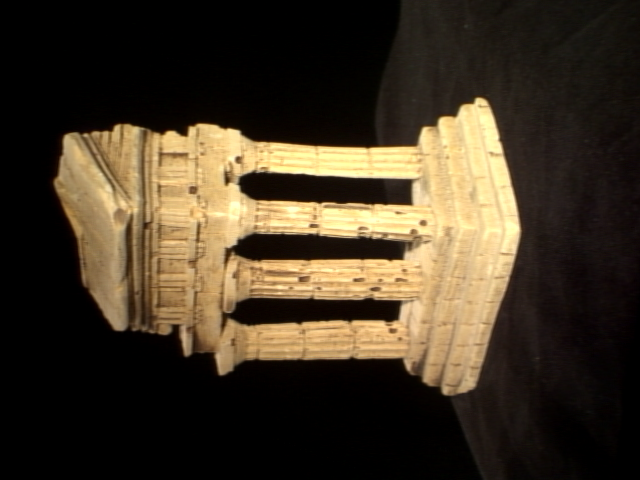
#> input picture hw3/data/im1.png, 640 x 480 px
$ jupyter execute --allow-errors '3D Reconstruction.ipynb'
#> lines starting #> are read from the running program, lines starting #| are printed output that depends on the picture
#> (reads hw3/data/some_corresp.npz from the repository)
#> (reads hw3/data/intrinsics.npz from the repository)
#> further down, im1 is the input picture: shape (480, 640, 3) float32; mean R, G, B 0.256, 0.211, 0.145
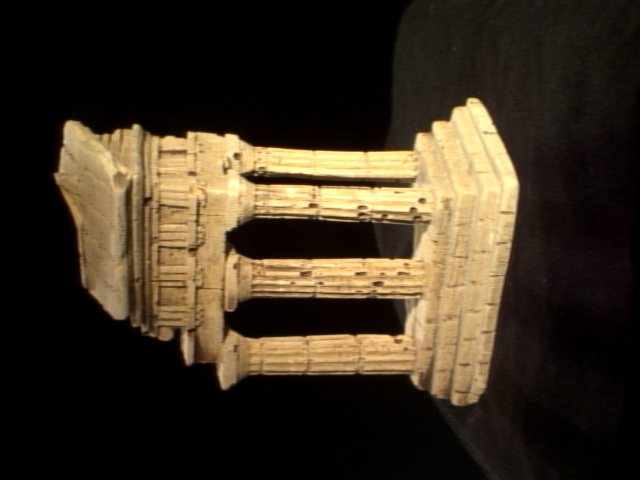
#> input picture hw3/data/im2.png, 640 x 480 px
#> further down, im2 is the input picture: shape (480, 640, 3) float32; mean R, G, B 0.238, 0.193, 0.13
# 16-385 Computer Vision

## Programming Assignment 3: 3D Reconstruction

In this assignment, you will be implementing an algorithm to reconstruct a 3D point cloud from a pair of images taken at different points of view. Specifically, you will implement the 8-point algorithm, triangulation, and other techniques to find and visualize 3D locations of corresponding image points.

---
## Instructions

1. **Integrity and collaboration:** Students are encouraged to work in groups but each student must submit their own work. If you work as a group, include the names of your collaborators in your write up. Code should NOT be shared or copied. Please DO NOT use external code unless permitted. Plagiarism is strongly prohibited and may lead to failure of this course.

2. **Start early!** Especially those not familiar with Python.

3. **Questions:** If you have any questions, please look at Piazza first. Other students may have encountered the same problem, and it may be solved already. If not, post your question on the discussion board. Teaching staff will respond as soon as possible.

4. **File paths:** Excluding the assignment setup, please make sure that any file paths that you use are relative and not absolute. Not `cv2.imread('/content/drive/MyDrive/hw1/data/xyz.jpg')` but `cv2.imread('./data/xyz.jpg')`.

5. **Submission:** Handing in your assignments involves **two** separate submissions via Gradescope: one for your code + results, and one for a pdf version of your code showing any requested results. The submission time will be the later of the two timestamps associated with these submissions. For example, if you submit your full solution before the deadline and submit your write-up 1 day late, your assignment will be considered 1 day late. Once submitted, **double check that the pdf can be viewed from within Gradescope and that you submitted the correct files!!**

### Assignment Setup
Run the next cell to use the bundled files. Local Jupyter uses this repository; Google Colab clones it without requiring Google Drive access.

[cell 1]
from pathlib import Path
import os
import subprocess
import sys

# Find the complete bundle when launched from the repository or an assignment folder.
REPO_ROOT = next((p for p in (Path.cwd(), *Path.cwd().parents)
                  if (p / "requirements.txt").is_file()
                  and all((p / f"hw{i}").is_dir() for i in range(4))), None)
if REPO_ROOT is None and Path("/content").is_dir():
    try:
        import google.colab
    except ImportError:
        pass
    else:
        REPO_ROOT = Path("/content/CMU-16-385-Computer-Vision")
        if not REPO_ROOT.exists():
            subprocess.run(["git", "clone", "--depth", "1",
                            "https://github.com/pedier/CMU-16-385-Computer-Vision.git",
                            str(REPO_ROOT)], check=True)
        subprocess.run([sys.executable, "-m", "pip", "install", "-q", "-r",
                        str(REPO_ROOT / "requirements.txt")], check=True)
#> (the rest of this cell did not finish here and is left out)

[cell 2]
# All assignment assets are already included in this repository.

Now run the following code to import the modules and function definitions you will need for this assignment.

[cell 3]
import os
import numpy as np
import scipy
import scipy.optimize
import matplotlib.pyplot as plt
from mpl_toolkits.mplot3d import Axes3D
import cv2


connections_3d = [[0,1], [1,3], [2,3], [2,0], [4,5], [6,7], [8,9], [9,11], [10,11], [10,8], [0,4], [4,8],
                  [1,5], [5,9], [2,6], [6,10], [3,7], [7,11]]
color_links = [(255,0,0),(255,0,0),(255,0,0),(255,0,0),(0,0,255),(255,0,255),(0,255,0),(0,255,0),(0,255,0),(0,255,0),(0,0,255),(0,0,255),(0,0,255),(0,0,255),(255,0,255),(255,0,255),(255,0,255),(255,0,255)]
colors = ['blue','blue','blue','blue','red','magenta','green','green','green','green','red','red','red','red','magenta','magenta','magenta','magenta']


# [48 lines left out: functions visualize_keypoints, plot_3d_keypoint, not called in this run]


def calc_epi_error(pts1_homo, pts2_homo, F):
    '''
    Helper function to calcualte the sum of squared distance between the
    corresponding points and the estimated epipolar lines.

    pts1_homo \dot F.T \dot pts2_homo = 0

    :param pts1_homo: of shape (num_points, 3); in homogeneous coordinates, not normalized.
    :param pts2_homo: same specification as to pts1_homo.
    :param F: Fundamental matrix
    '''

    line1s = pts1_homo.dot(F.T)
    dist1 = np.square(np.divide(np.sum(np.multiply(
        line1s, pts2_homo), axis=1), np.linalg.norm(line1s[:, :2], axis=1)))

    line2s = pts2_homo.dot(F)
    dist2 = np.square(np.divide(np.sum(np.multiply(
        line2s, pts1_homo), axis=1), np.linalg.norm(line2s[:, :2], axis=1)))

    ress = (dist1 + dist2).flatten()
    return ress


def toHomogenous(pts):
    """
    Adds a stack of ones at the end, to turn a set of points into a set of
    homogeneous points.

    :params pts: in shape (num_points, 2).
    """
    return np.vstack([pts[:,0],pts[:,1],np.ones(pts.shape[0])]).T.copy()


def _epipoles(E):
    """
    gets the epipoles from the Essential Matrix.

    :params E: Essential matrix.
    """
    U, S, V = np.linalg.svd(E)
    e1 = V[-1, :]
    U, S, V = np.linalg.svd(E.T)
    e2 = V[-1, :]
    return e1, e2


def displayEpipolarF(I1, I2, F, points):
    """
    GUI interface you may use to help you verify your calculated fundamental
    matrix F. Select a point I1 in one view, and it should correctly correspond
    to the displayed point in the second view.
    """
    e1, e2 = _epipoles(F)

    sy, sx, _ = I2.shape

    f, [ax1, ax2] = plt.subplots(1, 2, figsize=(12, 9))
    ax1.imshow(I1)
    ax1.set_title('The point you selected:')
    ax2.imshow(I2)
    ax2.set_title('Verify that the corresponding point \n is on the epipolar line in this image')

    plt.sca(ax1)

    colors = ['r','g','b','y','m','k']
    for i, out in enumerate(points):
      x, y = out #[0]

      xc = x
      yc = y
      v = np.array([xc, yc, 1])
      l = F.dot(v)
      s = np.sqrt(l[0]**2+l[1]**2)

      if s==0:
          print('Zero line vector in displayEpipolar')

      l = l/s

      if l[0] != 0:
          ye = sy-1
          ys = 0
          xe = -(l[1] * ye + l[2])/l[0]
          xs = -(l[1] * ys + l[2])/l[0]
      else:
          xe = sx-1
          xs = 0
          ye = -(l[0] * xe + l[2])/l[1]
          ys = -(l[0] * xs + l[2])/l[1]

      # plt.plot(x,y, '*', 'MarkerSize', 6, 'LineWidth', 2);
      ax1.plot(x, y, '*', markersize=6, linewidth=2, color=colors[i%len(colors)])
      ax2.plot([xs, xe], [ys, ye], linewidth=2, color=colors[i%len(colors)])
    plt.draw()


def _singularize(F):
    U, S, V = np.linalg.svd(F)
    S[-1] = 0
    F = U.dot(np.diag(S).dot(V))
    return F

def _objective_F(f, pts1, pts2):
    F = _singularize(f.reshape([3, 3]))
    num_points = pts1.shape[0]
    hpts1 = np.concatenate([pts1, np.ones([num_points, 1])], axis=1)
    hpts2 = np.concatenate([pts2, np.ones([num_points, 1])], axis=1)
    Fp1 = F.dot(hpts1.T)
    FTp2 = F.T.dot(hpts2.T)

    r = 0
    for fp1, fp2, hp2 in zip(Fp1.T, FTp2.T, hpts2):
        r += (hp2.dot(fp1))**2 * (1/(fp1[0]**2 + fp1[1]**2) + 1/(fp2[0]**2 + fp2[1]**2))
    return r

def refineF(F, pts1, pts2):
    f = scipy.optimize.fmin_powell(
        lambda x: _objective_F(x, pts1, pts2), F.reshape([-1]),
        maxiter=100000,
        maxfun=10000,
        disp=False
    )
    return _singularize(f.reshape([3, 3]))


# Used for Epipolar Correspondence
def epipolarMatchGUI(I1, I2, F, points, epipolarCorrespondence):
    e1, e2 = _epipoles(F)

    sy, sx, _ = I2.shape

    f, [ax1, ax2] = plt.subplots(1, 2, figsize=(12, 9))
    ax1.imshow(I1)
    ax1.set_title('The point you selected:')
    ax2.imshow(I2)
    ax2.set_title('Verify that the corresponding point \n is on the epipolar line in this image \nand that the corresponding point matches')

    plt.sca(ax1)

    colors = ['r','g','b','y','m','k']

    for i, out in enumerate(points):
      x, y = out

      xc = int(x)
      yc = int(y)
      v = np.array([xc, yc, 1])
      l = F.dot(v)
      s = np.sqrt(l[0]**2+l[1]**2)

      if s==0:
          print('Zero line vector in displayEpipolar')

      l = l/s

      if l[0] != 0:
          ye = sy-1
          ys = 0
          xe = -(l[1] * ye + l[2])/l[0]
          xs = -(l[1] * ys + l[2])/l[0]
      else:
          xe = sx-1
          xs = 0
          ye = -(l[0] * xe + l[2])/l[1]
          ys = -(l[0] * xs + l[2])/l[1]

      ax1.plot(x, y, '*', markersize=6, linewidth=2, color=colors[i%len(colors)])
      ax2.plot([xs, xe], [ys, ye], linewidth=2, color=colors[i%len(colors)])

      # draw points
      x2, y2 = epipolarCorrespondence(I1, I2, F, xc, yc)
      ax2.plot(x2, y2, 'ro', markersize=8, linewidth=2)
      plt.draw()

---
## Section 1: The Fundamental Matrix

In this part, you will begin by implementing the 8-point algorithm seen in class to estimate the fundamental matrix from corresponding points in two images. Next, given the fundamental matrix and calibrated intrinsics (which are provided) you will compute the essential matrix and use this to compute a 3D metric reconstruction from 2D correspondences using triangulation. Then, you will implement a method to automatically match points taking advantage of epipolar constraints and make a 3D visualization of the results. Finally, you will implement bundle adjustment to further improve your algorithm.

### 1.1 Estimating the Fundamental Matrix with the Eight-point Algorithm (10 points)

In this section, you will estimate the fundamental matrix given a pair of images using the Eight-Point Algorithm. In the $\texttt{data/}$ directory, you will find two images (see Figure 1 below) from the [Middlebury multi-view dataset](http://vision.middlebury.edu/mview/data/), which is used to evaluate the performance of modern 3D reconstruction algorithms.

*Figure 1:* "Temple" images for this assignment.

The 8-point algorithm is arguably the simplest method for estimating the fundamental matrix. For this section, you can use provided correspondences you can find in *data/some_corresp.npz*. Implement the function:
```
F = eightpoint(pts1, pts2, M)
```
where `pts1` and `pts2` are `N x 2` matrices corresponding to the `(x,y)` coordinates of the `N` points in the first and second image, respectively. `M` is a scale parameter, representing the maximum of the image width and height.

- You should scale the data as was discussed in class, by dividing each coordinate by `M` (the maximum of the image's width and height). After computing `F`, you will have to *"unscale"* the fundamental matrix. *Hint:* If $x_{normalized} = \mathbf{T}x$, then $F_{unnormalized} = \mathbf{T}^T \mathbf{F} \mathbf{T}$. You must enforce the singularity condition of `F` before unscaling.

- You may find it helpful to refine the solution by using local minimization.  This probably won't fix a completely broken solution, but may make a good solution better by locally minimizing a geometric cost function. For this, we provide a helper function `refineF` that takes in `F` and the two sets of points, which you can call from `eightpoint` before unscaling `F`.

- Remember that the x-coordinate of a point in the image is its column entry, and y-coordinate is the row entry. Also note that eight-point is just a figurative name, it just means that you need at least 8 points; your algorithm should use an over-determined system (`N > 8` points).

[cell 4]
def eightpoint(pts1, pts2, M):
  '''
  Q1.1: Eight Point Algorithm
  Input:  pts1, Nx2 Matrix
          pts2, Nx2 Matrix
          M, a scalar parameter computed as max(imwidth, imheight)
  Output: F, the fundamental matrix

  HINTS:
  (1) Normalize the input pts1 and pts2 using the matrix T.
  (2) Setup the eight point algorithm's equation.
  (3) Solve for the least square solution using SVD.
  (4) Use the function `_singularize` (provided in the helper functions above) to enforce the singularity condition.
  (5) Use the function `refineF` (provided in the helper functions above) to refine the computed fundamental matrix.
      (Remember to use the normalized points instead of the original points)
  (6) Unscale the fundamental matrix by the lower right corner element
  '''
#> called with pts1 = array of shape (110, 2), pts2 = array of shape (110, 2), M = 640

  # let's first define our T
  T = np.diag([1/M, 1/M, 1])

  pts1_norm = pts1 / M  # (N, 2)
  pts2_norm = pts2 / M  # (N, 2)

  x1, y1 = pts1_norm.T
  x2, y2 = pts2_norm.T

  A = np.vstack([x2 * x1, x2 * y1, x2,
          y2 * x1, y2 * y1, y2,
          x1, y1, np.ones(len(pts1))]).T

  _, _, Vt = np.linalg.svd(A)
  F = Vt[-1].reshape(3, 3)
  F = _singularize(F)
  F = refineF(F, pts1_norm, pts2_norm)
  F = T.T @ F @ T
  F = F / F[2, 2]   # we need F[2, 2] == 1

  return F

Run this code to test your implementation of the 8-point algorithm. Your code should pass all the assert statements at the end.

[cell 5]
correspondence = np.load('data/some_corresp.npz') # Loading correspondences
intrinsics = np.load('data/intrinsics.npz') # Loading the intrinscis of the camera
K1, K2 = intrinsics['K1'], intrinsics['K2']
pts1, pts2 = correspondence['pts1'], correspondence['pts2']
im1 = plt.imread('data/im1.png')
im2 = plt.imread('data/im2.png')

F = eightpoint(pts1, pts2, M=np.max([*im1.shape, *im2.shape]))
print(f'recovered F:\n{F.round(4)}')
#| recovered F:
#| [[-0.      0.     -0.2519]
#|  [ 0.     -0.      0.0026]
#|  [ 0.2422 -0.0068  1.    ]]

# Simple Tests to verify your implementation:
pts1_homogenous, pts2_homogenous = toHomogenous(pts1), toHomogenous(pts2)

assert F.shape == (3, 3), "F is wrong shape"
assert F[2, 2] == 1, "F_33 != 1"
assert np.linalg.matrix_rank(F) == 2, "F should have rank 2"
assert np.mean(calc_epi_error(pts1_homogenous, pts2_homogenous, F)) < 1, "F error is too high to be accurate"

The following tool may help you debug. You may specify a point in `im1`, and view the corresponding epipolar line in `im2` based on the `F` you found. In your submission, **make sure you include the debug picture below, with at least five epipolar point-line correspondences that show that your calculation of `F` is correct.**

[cell 6]
# the points in im1, whose correnponding epipolar line in im2 you'd like to verify
point = [(50,190),(200, 200), (400,180), (350,350), (520, 220)]
# feel free to change these point, to verify different point correspondences
displayEpipolarF(im1, im2, F, point)
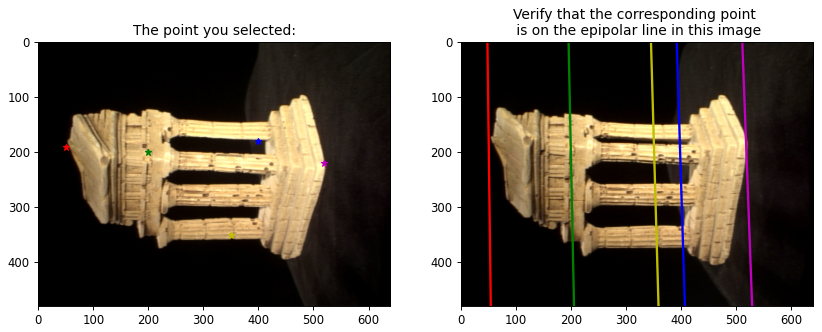
#> figure drawn by matplotlib, 2 panels
#> (the rest of the program and of its run is left out)
